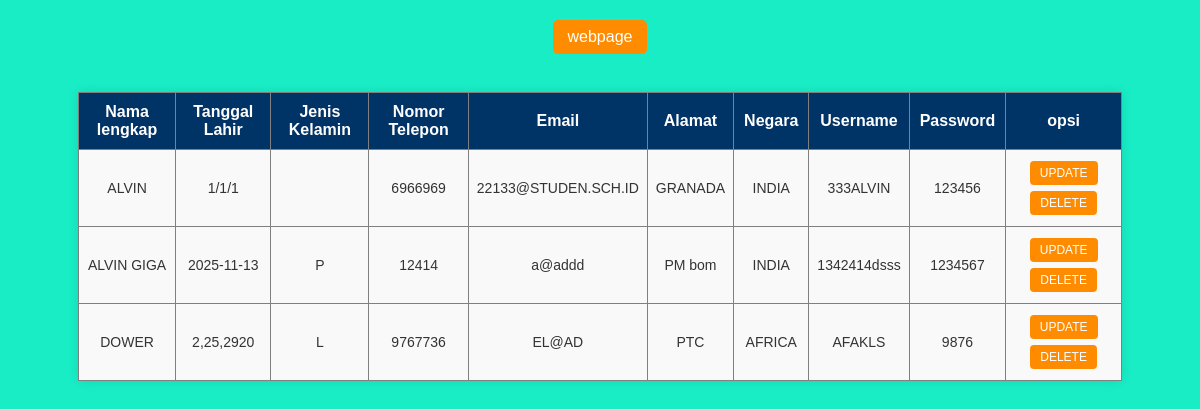
Page /daftar.php on the committed database.
### tables this page shows
CREATE TABLE `register` (
  `nama_lengkap` varchar(100) NOT NULL,
  `tanggal_lahir` varchar(50) NOT NULL,
  `jenis_kelamin` varchar(10) NOT NULL,
  `nomor_telephone` varchar(100) NOT NULL,
  `email` varchar(100) NOT NULL,
  `alamat` varchar(100) NOT NULL,
  `negara` text NOT NULL,
  `username` varchar(100) NOT NULL,
  `password` int NOT NULL
);

### daftar.php (the view, shortened to what this page needs)
<!DOCTYPE html>
<html>
<head>
     <link rel='stylesheet' href='daftar.CSS'>
</head>
<body class='body'>
<a href="webpage.php">webpage</a>
<br/>
<br/>
<table border="1">
    <tr>
        <th>Nama lengkap</th>
        <th>Tanggal Lahir</th>
        <th>Jenis Kelamin</th>
        <th>Nomor Telepon</th>
        <th>Email</th>
        <th>Alamat</th>
        <th>Negara</th>
        <th>Username</th>
         <th>Password</th>
         <th>opsi</th>
    </tr>
    <?php
    include 'koneksi.php';
    $data = mysqli_query($koneksi, "select * from register");
    while($d = mysqli_fetch_array($data)){
        ?>
        <tr>
            <td><?php echo $d['nama_lengkap']; ?></td>
            <td><?php echo $d['tanggal_lahir']; ?></td>
            <td><?php echo $d['jenis_kelamin']; ?></td>
            <td><?php echo $d['nomor_telephone']; ?></td>
            <td><?php echo $d['email']; ?></td>
            <td><?php echo $d['alamat']; ?></td>
            <td><?php echo $d['negara']; ?></td>
            <td><?php echo $d['username']; ?></td>
            <td><?php echo $d['password']; ?></td>
            <td>
                <a href="update.php?id=<?php echo $d['nama_lengkap']; ?>">UPDATE</a>
                <a href="delete.php?id=<?php echo $d['nama_lengkap']; ?>">DELETE</a>
            </td>
        </tr>
        <?php
    }
    ?>
</table>
</body>
</html>

### daftar.css (style rules this page uses)
body { font-family: Arial, sans-serif; background-color: #18edc6; text-align: center; margin: 0; padding: 20px; }
a { display: inline-block; margin-bottom: 20px; padding: 8px 15px; background-color: #FF8C00; color: white; text-decoration: none; border-radius: 5px; }
table { border-collapse: collapse; margin: 0 auto; width: 90%; background-color: #d3d3d3; box-shadow: 0 0 10px rgba(0,0,0,0.1); }
th { padding: 10px; background-color: #003366; color: white; font-size: 16px; }
td { padding: 8px; background-color: #f9f9f9; color: #333; text-align: center; font-size: 14px; }
td a { display: inline-block; margin: 3px; padding: 5px 10px; background-color: #FF8C00; color: white; text-decoration: none; border-radius: 4px; font-size: 12px; }

### rows in the picture
register: nama_lengkap "ALVIN", tanggal_lahir "1/1/1", nomor_telephone "6966969", email "22133@STUDEN.SCH.ID", alamat "GRANADA", negara "INDIA", username "333ALVIN", password "123456"
register: nama_lengkap "ALVIN GIGA", tanggal_lahir "2025-11-13", jenis_kelamin "P", nomor_telephone "12414", email "a@addd", alamat "PM bom", negara "INDIA", username "1342414dsss", password "1234567"
register: nama_lengkap "DOWER", tanggal_lahir "2,25,2920", jenis_kelamin "L", nomor_telephone "9767736", email "EL@AD", alamat "PTC", negara "AFRICA", username "AFAKLS", password "9876"
